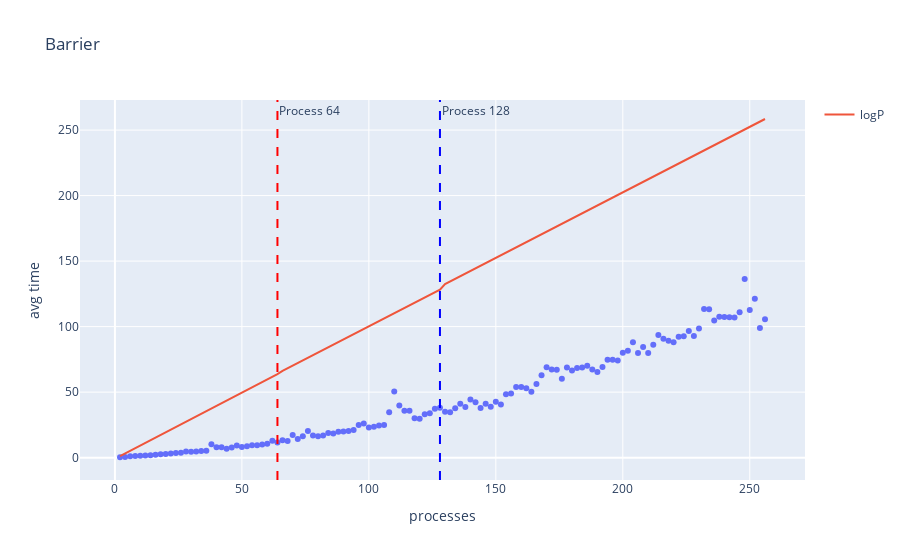

Notebook code cell kept with this figure:
### Code cell
fig = px.scatter(barrier, x='processes', y='avg time', title="Barrier")
t = go.Line(x=barrier["processes"], y=barrier['logP'], name="logP")
fig.add_trace(t)

fig.add_vline(x=64, line_dash="dash", line_color="red", annotation_text="Process 64")
fig.add_vline(x=128, line_dash="dash", line_color="blue", annotation_text="Process 128")
